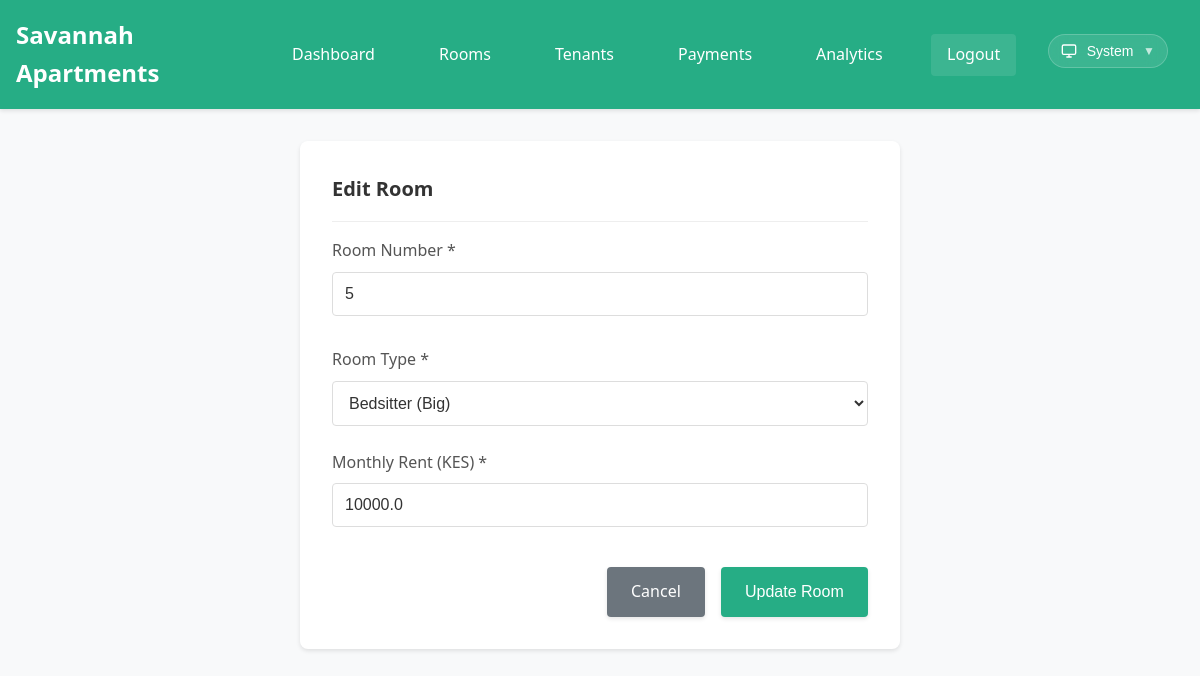
The page /rooms/edit/5 (signed in) on the database its author committed.
### tables this page shows
CREATE TABLE rooms (
            room_id INTEGER PRIMARY KEY AUTOINCREMENT,
            room_number TEXT UNIQUE NOT NULL,
            room_type TEXT NOT NULL,
            monthly_rent REAL NOT NULL,
            status TEXT DEFAULT 'vacant'
        );

### app.py (the view, shortened to what this page needs)
@app.route('/rooms/edit/<int:room_id>', methods=['GET', 'POST'])
@login_required
def edit_room(room_id):
    conn = get_db_connection()
    room = conn.execute('SELECT * FROM rooms WHERE room_id = ?', (room_id,)).fetchone()
    conn.close()
    if not room:
        flash('Room not found!', 'error')
        return redirect(url_for('rooms'))
    return render_template('room_form.html', room=room)

### app.py (called while the page is built)
def get_db_connection():
    conn = sqlite3.connect(DATABASE, timeout=20.0)
    conn.row_factory = sqlite3.Row
    conn.execute('PRAGMA journal_mode=WAL')
    conn.execute('PRAGMA synchronous=NORMAL')
    conn.execute('PRAGMA cache_size=10000')
    conn.execute('PRAGMA temp_store=MEMORY')
    return conn

def login_required(f):
    @wraps(f)
    def decorated_function(*args, **kwargs):
        if 'logged_in' not in session:
            return redirect(url_for('login'))
        return f(*args, **kwargs)
    return decorated_function

### templates/room_form.html (shortened to what this page needs)
{% extends "base.html" %}
{% block content %}
<div class="form-container">
    <div class="card-header">
        <h1 class="card-title">{% if room %}Edit Room{% else %}Add New Room{% endif %}</h1>
    </div>
    <form method="POST">
        <div class="form-group">
            <label for="room_number" class="form-label">Room Number *</label>
            <input type="text" id="room_number" name="room_number" class="form-input"
                   value="{{ room.room_number if room else '' }}"
                   required minlength="1" maxlength="10"
                   placeholder="Enter room number">
        </div>
        <div class="form-group">
            <label for="room_type" class="form-label">Room Type *</label>
            <select id="room_type" name="room_type" class="form-select" required>
                <option value="bedsitter (big)" {% if room and room.room_type == 'bedsitter (big)' %}selected{% endif %}>Bedsitter (Big)</option>
            </select>
        </div>
        <div class="form-group">
            <label for="monthly_rent" class="form-label">Monthly Rent (KES) *</label>
            <input type="number" id="monthly_rent" name="monthly_rent" class="form-input"
                   value="{{ room.monthly_rent if room else '' }}"
                   required step="0.01" min="0" max="100000"
                   placeholder="Enter monthly rent">
        </div>
        <div class="form-actions">
            <a href="{{ url_for('rooms') }}" class="btn btn-secondary">Cancel</a>
            <button type="submit" class="btn">{% if room %}Update Room{% else %}Add Room{% endif %}</button>
        </div>
    </form>
</div>
{% endblock %}

### static/css/style.css (style rules this page uses)
* { margin: 0; padding: 0; box-sizing: border-box; }
body { font-family: 'Segoe UI', Tahoma, Geneva, Verdana, sans-serif; line-height: 1.6; color: var(--text-primary); background-color: var(--background); }
.form-group { margin-bottom: 1.5rem; }
.form-label { display: block; margin-bottom: 0.5rem; font-weight: 500; color: var(--text-secondary); }
.form-input { width: 100%; padding: 0.75rem; border: 1px solid var(--input-border); border-radius: 4px; background-color: var(--input-bg); color: var(--text-primary); font-size: 1rem; transition: border-color 0.3s, background-color 0.3s; }
.form-select { width: 100%; padding: 0.75rem; border: 1px solid var(--input-border); border-radius: 4px; font-size: 1rem; background-color: var(--input-bg); color: var(--text-primary); }
.btn { display: inline-block; padding: 0.75rem 1.5rem; background-color: var(--brand-primary); color: var(--on-brand); text-decoration: none; border: none; border-radius: 4px; font-size: 1rem; cursor: pointer; transition: background-color 0.3s; }
.btn-secondary { background-color: #6c757d; color: #fff; }
.card-header { border-bottom: 1px solid #eee; padding-bottom: 1rem; margin-bottom: 1rem; }
.card-title { font-size: 1.25rem; font-weight: 600; color: var(--text-primary); }
.form-container { background: var(--surface); padding: 2rem; border-radius: 8px; box-shadow: 0 2px 4px rgba(0,0,0,0.1); max-width: 600px; margin: 0 auto; }
.form-actions { display: flex; gap: 1rem; justify-content: flex-end; margin-top: 2rem; }
:root { --background: #f8f9fa; --surface: #ffffff; --text-primary: #333333; --text-secondary: #555555; --text-tertiary: #888888; --divider: #eeeeee; --hover-bg: #f1f3f5; --table-header-bg: #f8f9fa; --brand-primary: #26ad85; --brand-primary-hover: #1d8a6b; --brand-accent: #37d8a8; --on-brand: #ffffff; --input-bg: #ffffff; --input-border: #dddddd; --flash-success-bg: #d4edda; --flash-success-text: #155724; --flash-success-border: #c3e6cb; --flash-error-bg: #f8d7da; --flash-error-text: #721c24; --flash-error-border: #f5c6cb; --flash-info-bg: #d1ecf1; --flash-info-text: #0c5460; --flash-info-border: #bee5eb; --badge-neutral-bg: #e2e3e5; --badge-success-bg: #d4edda; --badge-success-text: #155724; --badge-error-bg: #f8d7da; --badge-error-text: #721c24; --scrollbar-track: #f1f3f5; --scrollbar-thumb: #cbd5e0; --scrollbar-thumb-hover: #a0aec0; --shadow-sm: 0 1px 2px 0 rgba(0, 0, 0, 0.05); --shadow-md: 0 4px 6px -1px rgba(0, 0, 0, 0.1), 0 2px 4px -1px rgba(0, 0, 0, 0.06); --shadow-lg: 0 10px 15px -3px rgba(0, 0, 0, 0.1), 0 4px 6px -2px rgba(0, 0, 0, 0.05); --shadow-xl: 0 20px 25px -5px rgba(0, 0, 0, 0.1), 0 10px 10px -5px rgba(0, 0, 0, 0.04); }
.btn { position: relative; overflow: hidden; transition: all 0.3s ease-in-out; transform: translateY(0); box-shadow: 0 2px 4px rgba(0,0,0,0.1); }
.btn::before { content: ''; position: absolute; top: 0; left: -100%; width: 100%; height: 100%; background: linear-gradient(90deg, transparent, rgba(255,255,255,0.2), transparent); transition: left 0.5s ease-in-out; }
.form-input, .form-select, .form-textarea { transition: all 0.3s ease-in-out; position: relative; }
html { scroll-behavior: smooth; }
.card, .btn, .form-input { will-change: transform; }
* { -webkit-font-smoothing: antialiased; -moz-osx-font-smoothing: grayscale; }
.card, .btn, .form-input, .toast { contain: layout style paint; }
@media (prefers-reduced-motion: no-preference) { .card, .btn, .form-input { transition: transform 0.2s ease-out, box-shadow 0.2s ease-out; } }
* { scrollbar-width: thin; scrollbar-color: var(--scrollbar-thumb) var(--scrollbar-track); }
:root { --scrollbar-track: var(--divider); --scrollbar-thumb: var(--text-tertiary); --scrollbar-thumb-hover: var(--text-secondary); }

### rows shown on the page
rooms: room_number "5", room_type "Bedsitter (Big)", monthly_rent "10000.0"
